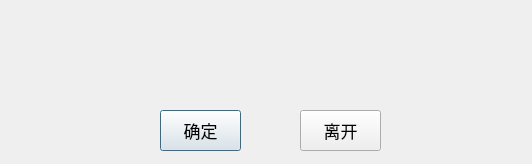
<?xml version="1.0" encoding="UTF-8"?>
<ui version="4.0">
 <class>CDlgMessage</class>
 <widget class="QDialog" name="CDlgMessage">
  <property name="geometry">
   <rect>
    <x>0</x>
    <y>0</y>
    <width>532</width>
    <height>164</height>
   </rect>
  </property>
  <property name="windowTitle">
   <string>TOP</string>
  </property>
  <widget class="QLabel" name="label_info">
   <property name="geometry">
    <rect>
     <x>0</x>
     <y>30</y>
     <width>531</width>
     <height>61</height>
    </rect>
   </property>
   <property name="font">
    <font>
     <family>Ubuntu</family>
     <pointsize>13</pointsize>
    </font>
   </property>
   <property name="frameShape">
    <enum>QFrame::NoFrame</enum>
   </property>
   <property name="text">
    <string/>
   </property>
   <property name="alignment">
    <set>Qt::AlignCenter</set>
   </property>
   <property name="wordWrap">
    <bool>true</bool>
   </property>
  </widget>
  <widget class="QPushButton" name="btn_ok">
   <property name="geometry">
    <rect>
     <x>160</x>
     <y>110</y>
     <width>81</width>
     <height>41</height>
    </rect>
   </property>
   <property name="font">
    <font>
     <family>Ubuntu</family>
     <pointsize>13</pointsize>
    </font>
   </property>
   <property name="text">
    <string>确定</string>
   </property>
  </widget>
  <widget class="QPushButton" name="btn_cancel">
   <property name="geometry">
    <rect>
     <x>300</x>
     <y>110</y>
     <width>81</width>
     <height>41</height>
    </rect>
   </property>
   <property name="font">
    <font>
     <family>Ubuntu</family>
     <pointsize>13</pointsize>
    </font>
   </property>
   <property name="text">
    <string>离开</string>
   </property>
  </widget>
 </widget>
 <resources/>
 <connections/>
</ui>
